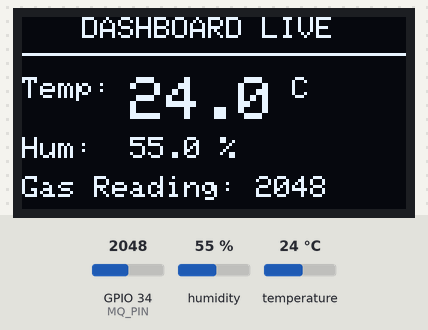
Simulated run of this sketch. Board: ESP32. On the bench: 128×64 one-colour display. The test bench sets the inputs (shaded band); at power-on: humidity 55 %, GPIO 34 (MQ_PIN) = 2048, temperature 24 °C. What the sketch prints to the serial monitor is not drawn.

Above: at 3.2 s.
3.3 s: humidity set to 22 %
At 4.7 s:
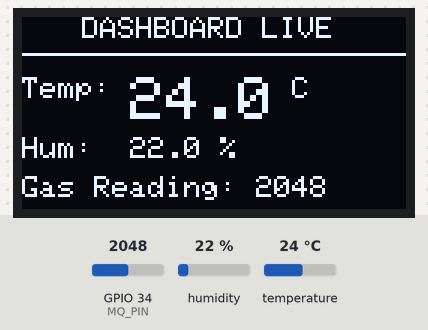
5.6 s: GPIO 34 (MQ_PIN) set to 1960
At 6.8 s:
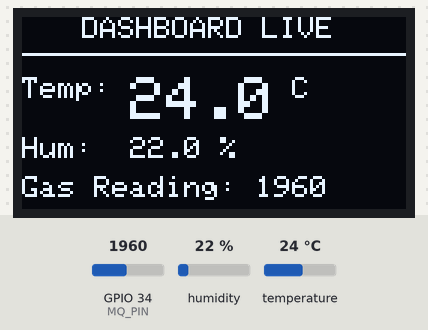
7.7 s: temperature set to 12 °C
At 9.0 s:
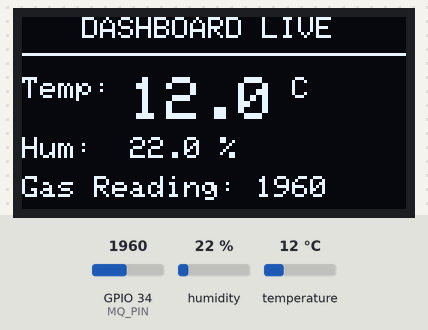
9.7 s: GPIO 34 (MQ_PIN) set to 2040
At 11.2 s:
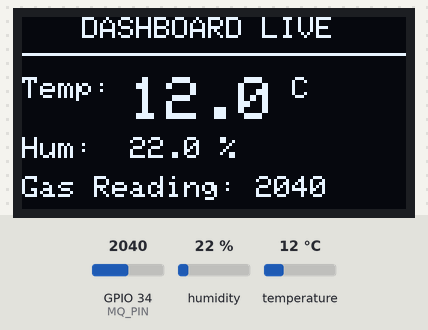
11.8 s: humidity set to 40 %
At 13.3 s:
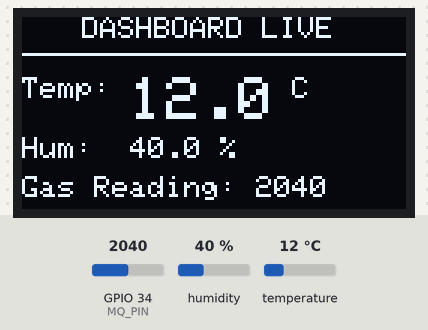
13.8 s: GPIO 34 (MQ_PIN) set to 2047
At 15.5 s:
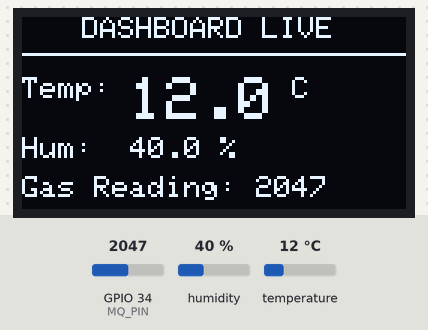
Timing chart, 0 to 16.9 s (numbered marks = the images above; inputs shaded):
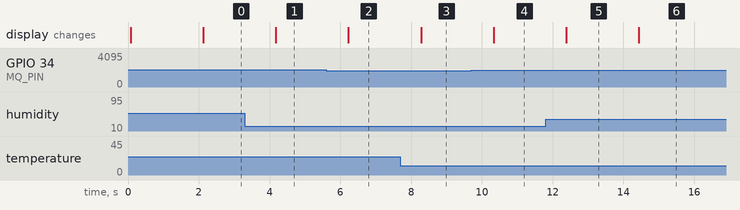

The sketch:

dhtmqoled.ino
```cpp
#include <WiFi.h>
#include <WebServer.h>
#include <DHT.h>
#include <Wire.h>
#include <Adafruit_GFX.h>
#include <Adafruit_SSD1306.h>

// --- Configuration ---
const char* ssid = "ESP32_Monitor";
const char* password = "password123";

#define DHTPIN 4
#define DHTTYPE DHT11
#define MQ_PIN 34

// OLED Settings
#define SCREEN_WIDTH 128
#define SCREEN_HEIGHT 64
// Use -1 if your OLED doesn't have a RESET pin
Adafruit_SSD1306 display(SCREEN_WIDTH, SCREEN_HEIGHT, &Wire, -1);

DHT dht(DHTPIN, DHTTYPE);
WebServer server(80);

// Global variables for sensor data
float temp = 0;
float hum = 0;
int gas = 0;
unsigned long lastUpdate = 0;

// --- Web Dashboard HTML ---
String getHTML() {
  String html = "<!DOCTYPE html><html><head>";
  html += "<meta name='viewport' content='width=device-width, initial-scale=1.0'>";
  html += "<style>body{font-family:sans-serif; text-align:center; background:#f4f4f4; padding:20px;}";
  html += ".card{background:white; padding:20px; margin:10px; border-radius:10px; box-shadow:0 4px 8px rgba(0,0,0,0.1); display:inline-block; width:150px;}";
  html += "h1{color:#333;} .val{font-size:1.5rem; font-weight:bold; color:#007bff;}</style>";
  html += "<script>setInterval(function(){fetch('/data').then(r=>r.json()).then(d=>{";
  html += "document.getElementById('t').innerText=d.t; document.getElementById('h').innerText=d.h;";
  html += "document.getElementById('m').innerText=d.m;});}, 2000);</script>";
  html += "</head><body><h1>ESP32 Environment</h1>";
  html += "<div class='card'>Temp<br><span class='val' id='t'>0</span> &deg;C</div>";
  html += "<div class='card'>Hum<br><span class='val' id='h'>0</span> %</div>";
  html += "<div class='card'>Gas Raw<br><span class='val' id='m'>0</span></div>";
  html += "<p>Connected to ESP32 Hotspot</p></body></html>";
  return html;
}

// --- Function to Refresh OLED ---
void updateOLED() {
  display.clearDisplay();
  display.setTextColor(WHITE);

  // Header
  display.setTextSize(1);
  display.setCursor(20, 0);
  display.print("DASHBOARD LIVE");
  display.drawLine(0, 12, 128, 12, WHITE);

  // Temperature
  display.setCursor(0, 20);
  display.print("Temp: ");
  display.setTextSize(2);
  display.print(temp, 1);
  display.setTextSize(1);
  display.print(" C");

  // Humidity
  display.setCursor(0, 40);
  display.setTextSize(1);
  display.print("Hum:  ");
  display.print(hum, 1);
  display.print(" %");

  // Gas
  display.setCursor(0, 53);
  display.print("Gas Reading: ");
  display.print(gas);

  display.display();
}

void setup() {
  Serial.begin(115200);
  dht.begin();

  // Initialize OLED (Address 0x3C is standard)
  if(!display.begin(SSD1306_SWITCHCAPVCC, 0x3C)) {
    Serial.println(F("OLED failed"));
  }
  display.clearDisplay();
  display.setTextSize(1);
  display.setTextColor(WHITE);
  display.setCursor(0, 20);
  display.println("Starting AP...");
  display.display();

  // Start Hotspot
  WiFi.softAP(ssid, password);
  IPAddress IP = WiFi.softAPIP();
  Serial.print("AP IP: ");
  Serial.println(IP);

  // Web Server Routes
  server.on("/", [](){ server.send(200, "text/html", getHTML()); });
  server.on("/data", [](){
    String json = "{\"t\":\""+String(temp,1)+"\",\"h\":\""+String(hum,1)+"\",\"m\":\""+String(gas)+"\"}";
    server.send(200, "application/json", json);
  });

  server.begin();

  display.clearDisplay();
  display.setCursor(0, 20);
  display.println("System Ready!");
  display.print("IP: ");
  display.println(IP);
  display.display();
  delay(2000);
}

void loop() {
  // Handle web requests
  server.handleClient();

  // Update logic every 2 seconds (Non-blocking)
  if (millis() - lastUpdate > 2000) {
    temp = dht.readTemperature();
    hum = dht.readHumidity();
    gas = analogRead(MQ_PIN);

    // Safety check if sensor is unplugged
    if (isnan(temp)) temp = 0;
    if (isnan(hum)) hum = 0;

    updateOLED();
    lastUpdate = millis();
  }
}
```

Measured:
- after the input at 3.3 s, the display: changes after 0.88 s (image 1)
- after the input at 5.6 s, the display: changes after 0.63 s (image 2)
- after the input at 7.7 s, the display: changes after 0.58 s (image 3)
- after the input at 9.7 s, the display: changes after 0.63 s (image 4)
- after the input at 11.8 s, the display: changes after 0.58 s (image 5)
- after the input at 13.8 s, the display: changes after 0.63 s (image 6)
